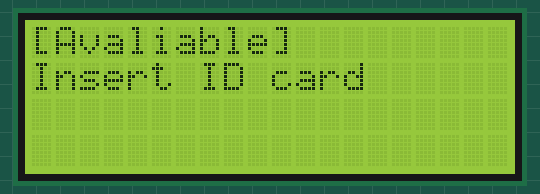
This sketch was run on a simulated Arduino Uno, built with avr-gcc and run on an emulated ATmega328P. Parts: 20×4 character LCD. What the sketch prints to the serial monitor is not drawn.

Above: at 0.1 s.
At 6.2 s:
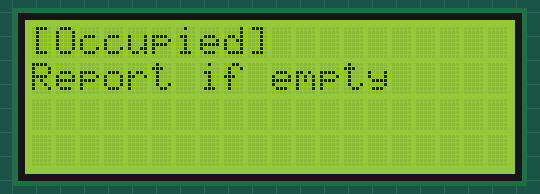
At 14.3 s:
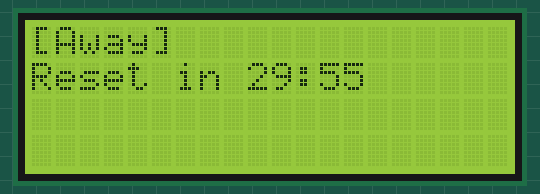
At 22.5 s:
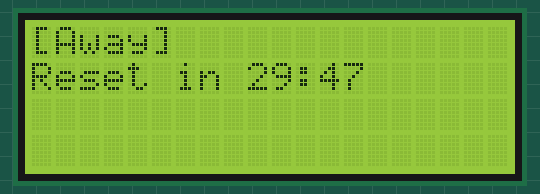
At 30.7 s:
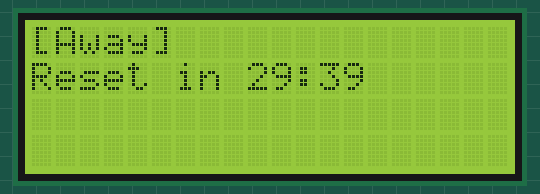
At 38.9 s:
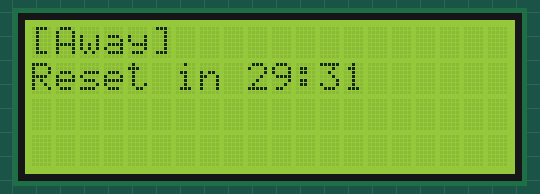

The sketch:

LCDDisplay_dev.ino
```cpp
#include "lcddisplay.h"
#include <Wire.h>
#include <LiquidCrystal_I2C.h>

//GND - GND
//VCC - 5V
//SDA - ANALOG Pin 4
//SCL - ANALOG pin 5

int timeReamined;
String cardID;
LiquidCrystal_I2C lcd(0x27,20,4);  // set the LCD address to 0x27 for a 16 chars and 2 line display
int action;

void setup()
{
  Serial.begin(9600);

  lcd.init();
  lcd.backlight();

  Serial.println("testing action == 1...");
  action = 1; //display avaliable and green light.
  lcddisplay();
  delay(3000);

  Serial.println("testing action == 4...");
  action = 4; //display invalide and flash red light.
  lcddisplay();
  delay(3000);

  Serial.println("testing action == 3...");
  action = 3; //display occupied and red.
  lcddisplay();
  delay(3000);


  Serial.println("testing action == 2...");
  action = 2;//display temporarily out and blue light.
  for(int i=1800; i>=0; i--){
    timeReamined = i;
    lcddisplay(); // update LCD by inspecting Time
    delay(1000);
  }

  Serial.println("done testing!");

}


void loop()
{
}
```

lcddisplay.cpp
```cpp
#include "lcddisplay.h"
#include "Arduino.h"
#include <Wire.h>
#include <LiquidCrystal_I2C.h>

void lcddisplay(){

  extern int seatStatus;  // access to global variable
  extern LiquidCrystal_I2C lcd;
  extern int timeReamined;
  extern int action;

//  LiquidCrystal_I2C lcd(0x27,20,4);  // set the LCD address to 0x27 for a 16 chars and 2 line display
//  lcd.init();
//  lcd.backlight();

  if(action == 4){

    lcd.clear();
    lcd.setCursor(0,0);
    lcd.print("[Error]");
    lcd.setCursor(0,1);
    lcd.print("Invaid ID card");

  }else if(action == 1){

    lcd.clear();
    lcd.setCursor(0,0);
    lcd.print("[Avaliable]");
    lcd.setCursor(0,1);
    lcd.print("Insert ID card");

  }else if(action == 3) {

    lcd.clear();
    lcd.setCursor(0,0);
    lcd.print("[Occupied]");
    lcd.setCursor(0,1);
    lcd.print("Report if empty");

  }else if(action == 2) {

    lcd.clear();
    lcd.setCursor(0,0);
    lcd.print("[Away]");
    lcd.setCursor(0,1);
    int remainedSec = timeReamined%60;
    int remainedMin = (timeReamined - remainedSec)/60;
    lcd.print("Reset in ");
    lcd.print(remainedMin);
    lcd.print(":");
    lcd.print(remainedSec);

  }

}
```

lcddisplay.h
```cpp
#ifndef lcddisplay_h
#define lcddisplay_h

void lcddisplay();

#endif
```

Measured:
- what the display in image 1 shows lasts 3.1 s, from 6.1 s to 9.2 s
- what the display in image 2 shows lasts 1.0 s, from 14.3 s to 15.3 s
